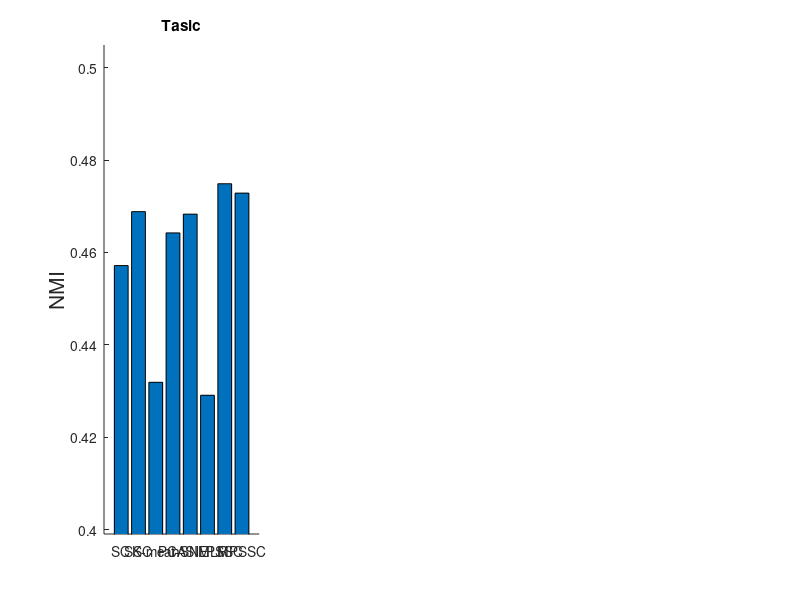

The MATLAB script that drew this image: (Note: this script raises an error after producing the figure.)
%% generate figures related to three larger-scale scRNA-seq data sets
%% All the loading files can be generated in the running_large_scRNA (Fig5).m

addpath(genpath(pwd))
%% Figure 5
rng(100)
method_title={'SC', 'SSC', 'KM','PCA','tSNE','SIMLR', 'PSSC', 'MPSSC'};
dataname = {'Tasic', 'Zeisel', 'Macosko'} 




%% Tasic
addpath(genpath(pwd)) 
load('realdata10_tasic_except.mat')
load('Tasic_MPSSC.mat')
valtot=[valtot, [tot_mpssc2, toc_mpssc2]',[tot_mpssc, toc_mpssc]'];
method_title={'SC', 'SSC', 'KM','PCA','tSNE','SIMLR', 'PSSC', 'MPSSC'};
valtot=[method_title;  num2cell(valtot)]
valtot_set{1}=valtot;


%% Ziesel
load('realdata5_ziesel2_excep_MPSSC2.mat')
load('Ziesel_MPSSC.mat')
valtot=[valtot, [tot_mpssc2, toc_mpssc2]',[tot_mpssc, toc_mpssc]'];
method_title={'SC', 'SSC', 'KM','PCA','tSNE','SIMLR', 'PSSC', 'MPSSC'};
valtot=[method_title;  num2cell(valtot)]
valtot_set{2}=valtot;


%% Macosko
load('realdata5_macosko_excep_MPSSC.mat')
load('Macosko_MPSSC.mat')
valtot=[valtot, [tot_mpssc2, toc_mpssc2]',[tot_mpssc, toc_mpssc]'];
method_title={'SC', 'SSC', 'KM','PCA','tSNE','SIMLR', 'PSSC', 'MPSSC'};
valtot=[method_title;  num2cell(valtot)]
valtot_set{3}=valtot;


clear vars title

clf
for i=1:3
subplot(1,3,i)
val1=cell2mat(valtot_set{i}(2,:));
hold on
ttt1=bar(1:8,val1);  
set(gca,'XTick',1:1:8)
xlim([0 9]);  ylim([min(val1)-0.03 max(val1)+0.03])
ylabel('NMI', 'FontSize', 15)
xticklabels({'SC'    'SSC' 'K-mean'   'PCA'    't-SNE'    'SIMLR'    'PSSC'    'MPSSC'});   xtickangle(45)
htitle=title(sprintf('%s',dataname{i})); htitle.FontSize=16;
if i==1
    htext=text(-0.1,1.07,'A','Units','normalized')
    htext.FontSize=20;
end
set(gca,'FontSize', 14);
end
print -depsc real_large_data_nmi


clf
for i=1:3
subplot(1,3,i)
val1=cell2mat(valtot_set{i}(3,:));
hold on
ttt1=bar(1:8,val1);
set(gca,'XTick',1:1:8)
xlim([0 9]);   ylim([min(val1)-0.03 max(val1)+0.03])
ylabel('Purity', 'FontSize', 15)
xticklabels({'SC'    'SSC' 'K-mean'   'PCA'    't-SNE'    'SIMLR'    'PSSC'    'MPSSC'});   xtickangle(45)
htitle=title(sprintf('%s',dataname{i})); htitle.FontSize=16;
set(gca,'FontSize', 14);
if i==1
    htext=text(-0.1,1.07,'A','Units','normalized')
    htext.FontSize=20;
end
end
print -depsc real_large_data_purity


clf
for i=1:3
subplot(1,3,i)
val1=cell2mat(valtot_set{i}(4,:));
hold on
ttt1=bar(1:8,val1); 
set(gca,'XTick',1:1:8)
xlim([0 9]);  ylim([min(val1)-0.03 max(val1)+0.03])
ylabel('ARI', 'FontSize', 15)
xticklabels({'SC'    'SSC' 'K-mean'   'PCA'    't-SNE'    'SIMLR'    'PSSC'    'MPSSC'});   xtickangle(45)
htitle=title(sprintf('%s',dataname{i})); htitle.FontSize=16;
set(gca,'FontSize', 14);
if i==1
    htext=text(-0.1,1.07,'B','Units','normalized')
    htext.FontSize=20;
end
end
print -depsc real_large_data_ari



clf
for i=1:3
subplot(1,3,i)
val1=cell2mat(valtot_set{i}(5,:))/60;
hold on
ttt1=bar(1:8,val1);  
set(gca,'XTick',1:1:8)
xlim([0 9]);  
ylabel('Time (minutes)', 'FontSize', 12)
xticklabels({'SC'    'SSC' 'K-mean'   'PCA'    't-SNE'    'SIMLR'    'PSSC'    'MPSSC'});   xtickangle(45)
htitile=title(sprintf('%s',dataname{i})); htitile.FontSize=16;
set(gca,'FontSize', 14);
if i==1
    htext=text(-0.1,1.07,'B','Units','normalized')
    htext.FontSize=20;
end
end
print -depsc real_large_data_computation












